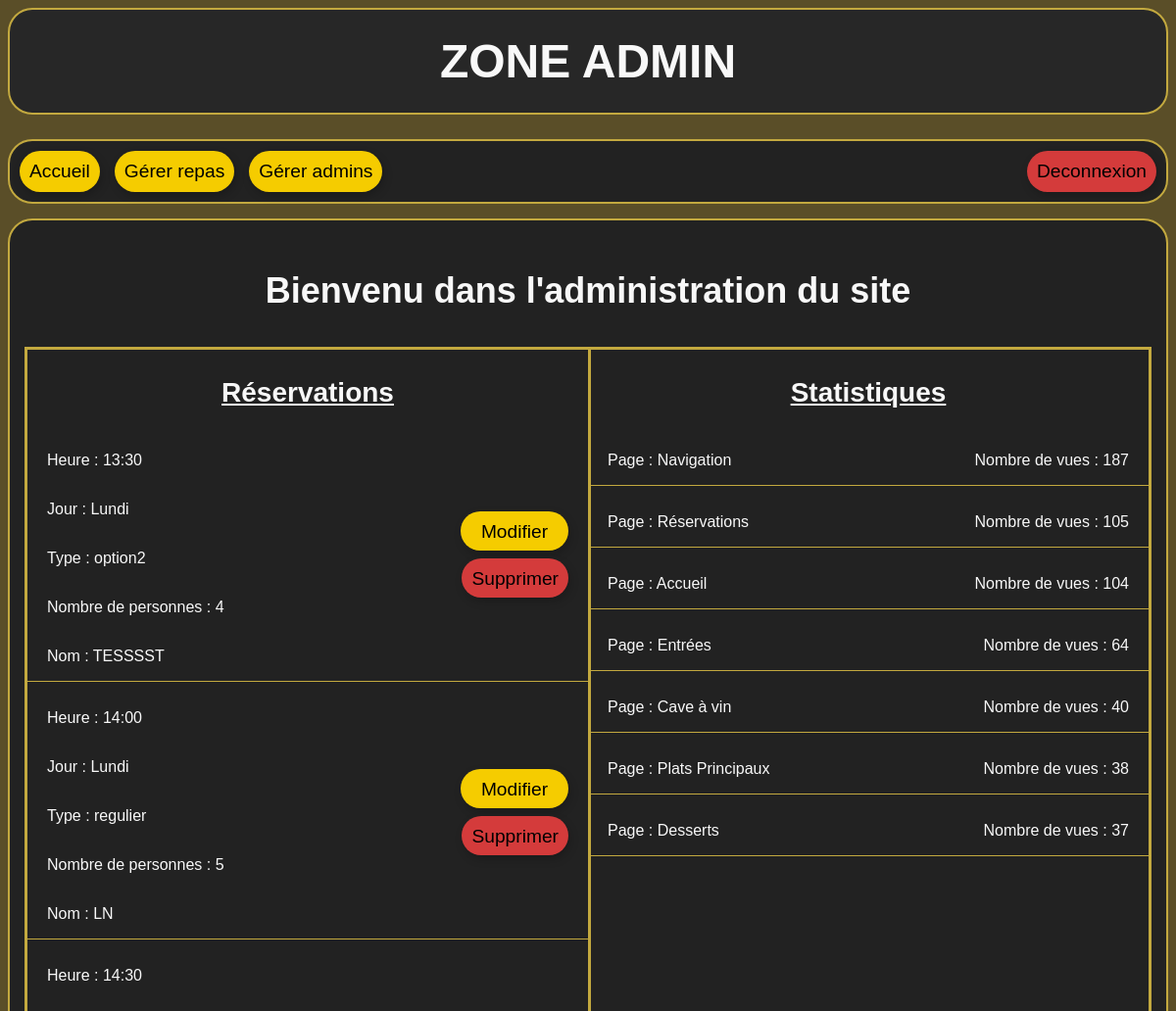
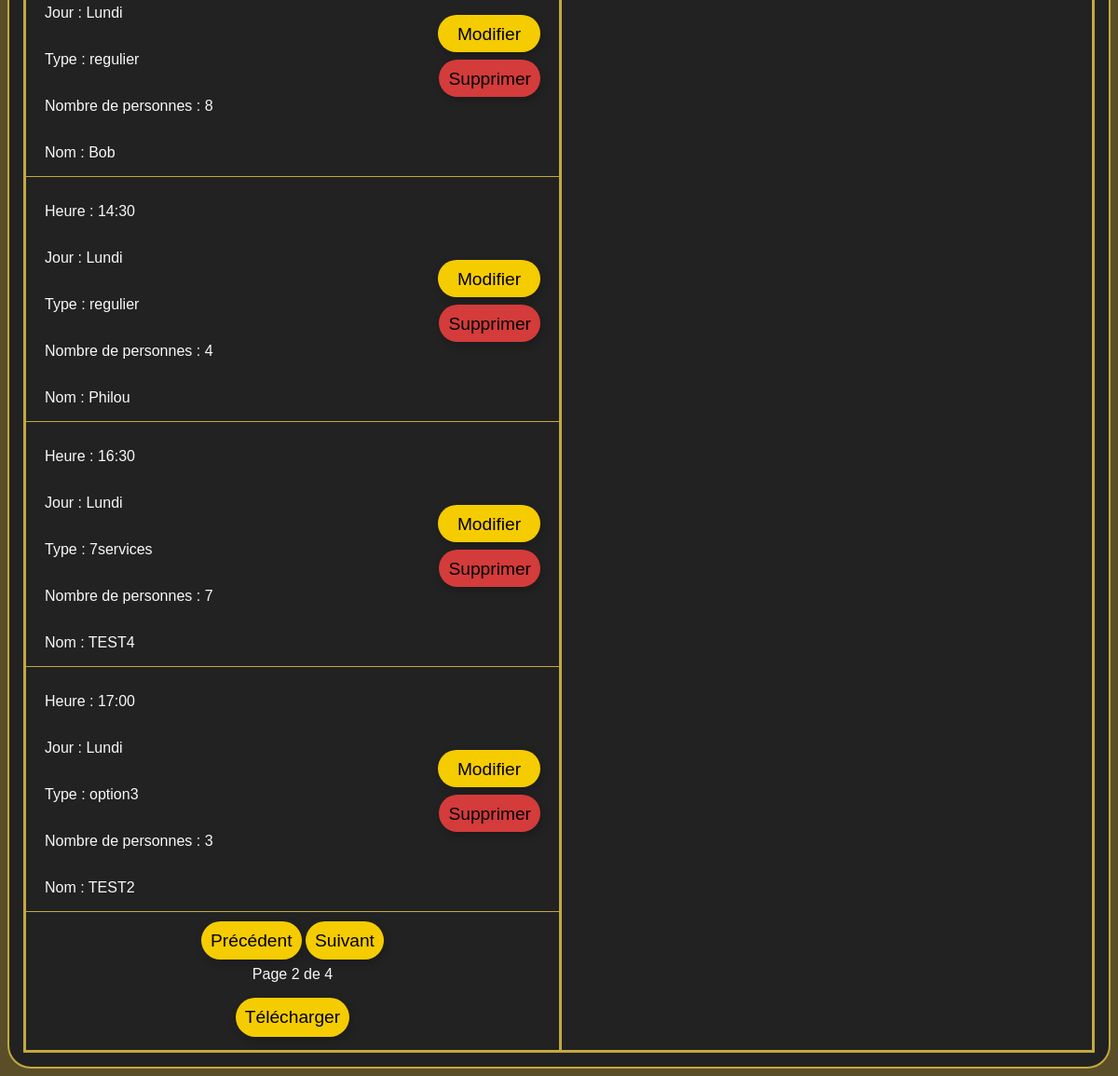
Page /admin/index.php?page=2 (signed in) on the committed database (2 pictures, top to bottom).
### tables this page shows
CREATE TABLE "reservations" (
	"id"	INTEGER NOT NULL UNIQUE,
	"jour"	TEXT NOT NULL,
	"type"	TEXT NOT NULL,
	"nom"	TEXT NOT NULL,
	"nb"	INTEGER NOT NULL,
	"temps"	TEXT NOT NULL,
	PRIMARY KEY("id" AUTOINCREMENT)
);

CREATE TABLE "vues" (
	"id"	INTEGER NOT NULL UNIQUE,
	"page"	TEXT NOT NULL UNIQUE,
	"nb"	INTEGER NOT NULL,
	PRIMARY KEY("id" AUTOINCREMENT)
);

### includes/base.php (called while the page is built, shortened)
<?php
include "db.php";
function selectCount($nom_table) {
    global $bdd;
    $stmt = $bdd->prepare("
        SELECT COUNT(*) as nb
        FROM $nom_table
    ");
    $stmt->execute();
    $resultat = $stmt->fetch();
    return $resultat["nb"];
}

### admin/index.php (the view, shortened to what this page needs)
<?php
include "../includes/base.php";
$nb_reservations = selectCount("reservations");
$nb_reservations_par_page = 6;
$nb_page_reservations_total = ceil($nb_reservations / $nb_reservations_par_page);
$page_reservations = $_GET["page"] ?? 1;
$sql = "
    SELECT id, jour, type, nom, nb, temps
    FROM reservations
	ORDER BY
		CASE jour
			WHEN 'Lundi' THEN 1
			WHEN 'Mardi' THEN 2
			WHEN 'Mercredi' THEN 3
			WHEN 'Jeudi' THEN 4
			WHEN 'Vendredi' THEN 5
			WHEN 'Samedi' THEN 6
			WHEN 'Dimanche' THEN 7
			END,
			temps
    LIMIT :limit
    OFFSET :offset
    ";
$stmt = $bdd->prepare($sql);
$stmt->execute([
    ":limit" => $nb_reservations_par_page,
    ":offset" => ($page_reservations - 1) * $nb_reservations_par_page
]);
$les_reservations = $stmt->fetchAll();
$sql = "
    SELECT *
    FROM vues
    ORDER BY nb DESC
    ";
$stmt = $bdd->prepare($sql);
$stmt->execute();
$pages = $stmt->fetchAll();
?>
<!DOCTYPE html>
<html lang="en">
<head>
    <link rel="stylesheet" href="../css/style_admin.css">
</head>
<body>
    <header>
        <h1>Zone admin</h1>
        <nav>
            <a class="changement_page" href="index.php"> Accueil </a>
            <a class="changement_page" href="repas/repas.php"> Gérer repas </a>
            <a class="changement_page" href="employes/gestion_admin.php"> Gérer admins </a>
            <a class="deconnexion" href="deconnexion.php"> Deconnexion </a>
        </nav>
    </header>
    <main>
        <p class="bienvenu">
            Bienvenu dans l'administration du site
        </p>
        <div class="conteneur">
            <div class="reservations">
                <p class="titre-section">Réservations</p>
                <?php foreach ($les_reservations as $une_reservation): ?>
                    <div class="une-reservation">
                        <div class="reservation-infos">
                            <p class="res-heure">Heure : <?= $une_reservation["temps"] ?></p>
                            <p class="res-jour">Jour : <?= $une_reservation["jour"] ?></p>
                            <p class="res-type">Type : <?= $une_reservation["type"] ?></p>
                            <p class="res-nb">Nombre de personnes : <?= $une_reservation["nb"] ?></p>
                            <p class="res-nom">Nom : <?= $une_reservation["nom"] ?></p>
                        </div>
                        <div class="btn-reservation">
                            <a class="modifier"
                                href="modifier_reservation.php?id=<?= $une_reservation['id'] ?>">Modifier</a>
                            <a class="supprimer" href="index.php?supprimer=<?= $une_reservation['id'] ?>">Supprimer</a>
                        </div>
                    </div>
                <?php endforeach ?>
                <div class="boutons">
                    <?php if ($page_reservations > 1): ?>
                        <a class="btn-reserver" href="index.php?page=<?= $page_reservations - 1 ?>">Précédent</a>
                    <?php else: ?>
                        <a href="" class="inactif">Précédent</a>
                    <?php endif ?>
                    <?php if ($page_reservations < $nb_page_reservations_total): ?>
                        <a class="btn-reserver" href="index.php?page=<?= $page_reservations + 1 ?>">Suivant</a>
                    <?php else: ?>
                        <a href="" class="inactif">Suivant</a>
                    <?php endif ?>
                </div>
                <p>Page <?= $page_reservations ?> de <?= $nb_page_reservations_total ?></p>
                <form class="form-telecharger" action="telechargerCSV.php" method="post">
                    <button class="telecharger" type="submit">Télécharger</button>
                </form>
            </div>
            <div class="statistiques">
                <p class="titre-section">Statistiques</p>
                <?php foreach ($pages as $page): ?>
                    <div class="une-statistique">
                        <p>Page : <?= $page["page"] ?></p>
                        <p class="nb-vues"> Nombre de vues : <?= $page["nb"] ?></p>
                    </div>
                <?php endforeach ?>
            </div>
        </div>
    </main>
</body>
</html>

### css/style_admin.css (style rules this page uses)
body { font-family: Arial, Helvetica, sans-serif; background-color: #5a4e28; }
header { text-align: center; }
h1 { margin: 0 0 25px 0; color: #F8F8F8; background-color: #272727; padding: 25px; border-radius: 25px; text-align: center; font-size: 48px; text-transform: uppercase; font-family: 'Raleway', sans-serif; border: 2px solid #C3A93F; }
h2, p.bienvenu { font-size: 36px; color: #F8F8F8; text-align: center; font-family: 'Raleway', sans-serif; }
p { font-family: 'Raleway', sans-serif; }
nav { background-color: #222222; padding: 10px; border-radius: 25px; display: flex; justify-content: center; gap: 15px; margin-bottom: 15px; border: 2px solid #C3A93F; }
.titre-section { font-size: 28px; font-weight: bold; text-decoration: underline; }
.une-reservation, .une-statistique { display: flex; justify-content: space-between; align-items: center; border-bottom: 1px solid #C3A93F; margin-bottom: 12px; padding: 0 20px; }
.une-reservation a { height: 20px; }
a.modifier { width: 90px; }
a, input.modifier, input.ajouter { border: none; padding: 10px; border-radius: 50px; text-decoration: none; color: black; font-size: larger; box-shadow: 2px 4px 10px rgba(0, 0, 0, 0.2); text-align: center; }
.bienvenu { text-align: center; font-size: 38px; font-weight: bold; }
.telecharger { border: none; padding: 10px; border-radius: 50px; text-decoration: none; text-align: center; color: black; font-size: larger; box-shadow: 2px 4px 10px rgba(0, 0, 0, 0.2); background-color: #F5CC00; }
form { background-color: #2e2e2e; border-radius: 20px; max-width: 600px; margin: 0 auto; margin-top: 40px; padding: 60px; box-shadow: 0 8px 20px rgba(0, 0, 0, 0.1); font-family: 'Roboto', sans-serif; border: 2px solid #C3A93F; }
.form-telecharger { background: none; border-radius: 0; max-width: none; margin-top: 0; padding: 0; box-shadow: none; font-family: 'Roboto', sans-serif; border: none; }
.boutons { padding-top: 8px; }

### rows in the picture
reservations: temps "13:30", jour "Lundi", type "option2", nb "4", nom "TESSSST"
reservations: temps "14:00", jour "Lundi", type "regulier", nb "5", nom "LN"
reservations: temps "14:30", jour "Lundi", type "regulier", nb "8", nom "Bob"
reservations: temps "14:30", jour "Lundi", type "regulier", nb "4", nom "Philou"
reservations: temps "16:30", jour "Lundi", type "7services", nb "7", nom "TEST4"
reservations: temps "17:00", jour "Lundi", type "option3", nb "3", nom "TEST2"
vues: page "Navigation", nb "187"
vues: page "Réservations", nb "105"
vues: page "Accueil", nb "104"
vues: page "Entrées", nb "64"
vues: page "Cave à vin", nb "40"
vues: page "Plats Principaux", nb "38"
vues: page "Desserts", nb "37"

### other values in the picture
$page_reservations "2"
$nb_page_reservations_total "4"
